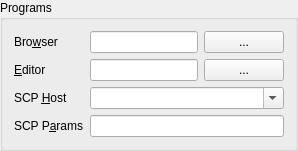
        <widget class="QGroupBox" name="groupBoxPrograms">
         <property name="title">
          <string>Programs</string>
         </property>
         <layout class="QVBoxLayout" name="verticalLayout_34">
          <item>
           <layout class="QFormLayout" name="formLayout_3">
            <property name="fieldGrowthPolicy">
             <enum>QFormLayout::ExpandingFieldsGrow</enum>
            </property>
            <item row="1" column="0">
             <widget class="QLabel" name="label_4">
              <property name="text">
               <string>Bro&amp;wser</string>
              </property>
              <property name="buddy">
               <cstring>editBrowser</cstring>
              </property>
             </widget>
            </item>
            <item row="1" column="1">
             <layout class="QHBoxLayout" name="horizontalLayout_2">
              <item>
               <widget class="QLineEdit" name="editBrowser"/>
              </item>
              <item>
               <widget class="QPushButton" name="buttonBrowser">
                <property name="text">
                 <string>...</string>
                </property>
               </widget>
              </item>
             </layout>
            </item>
            <item row="2" column="0">
             <widget class="QLabel" name="label_6">
              <property name="text">
               <string>&amp;Editor</string>
              </property>
              <property name="buddy">
               <cstring>editEditor</cstring>
              </property>
             </widget>
            </item>
            <item row="2" column="1">
             <layout class="QHBoxLayout" name="horizontalLayout_4">
              <item>
               <widget class="QLineEdit" name="editEditor"/>
              </item>
              <item>
               <widget class="QPushButton" name="buttonEditor">
                <property name="text">
                 <string>...</string>
                </property>
               </widget>
              </item>
             </layout>
            </item>
            <item row="3" column="0">
             <widget class="QLabel" name="label_8">
              <property name="text">
               <string>SCP &amp;Host</string>
              </property>
              <property name="buddy">
               <cstring>editScpHost</cstring>
              </property>
             </widget>
            </item>
            <item row="3" column="1">
             <widget class="QComboBox" name="editScpHost">
              <property name="sizePolicy">
               <sizepolicy hsizetype="Expanding" vsizetype="Fixed">
                <horstretch>0</horstretch>
                <verstretch>0</verstretch>
               </sizepolicy>
              </property>
              <property name="editable">
               <bool>true</bool>
              </property>
             </widget>
            </item>
            <item row="4" column="1">
             <widget class="QLineEdit" name="editScpParams"/>
            </item>
            <item row="4" column="0">
             <widget class="QLabel" name="label_7">
              <property name="text">
               <string>SCP P&amp;arams</string>
              </property>
              <property name="buddy">
               <cstring>editScpParams</cstring>
              </property>
             </widget>
            </item>
           </layout>
          </item>
         </layout>
        </widget>
